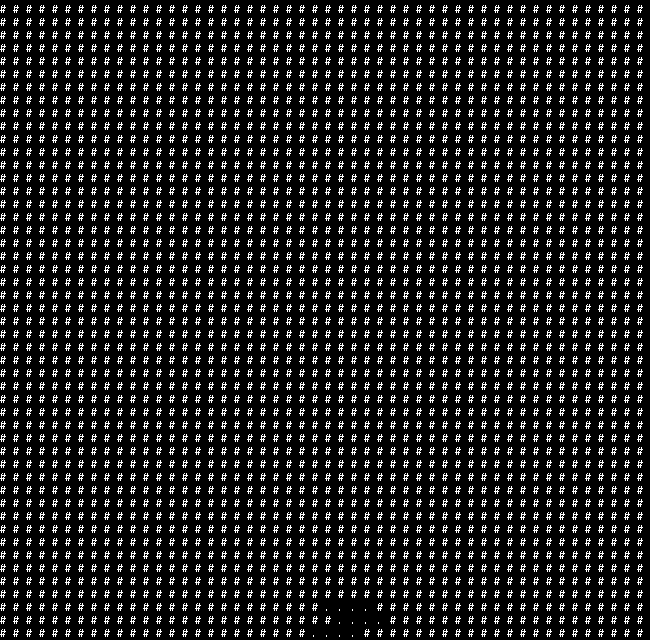
Frame 1 (no input)
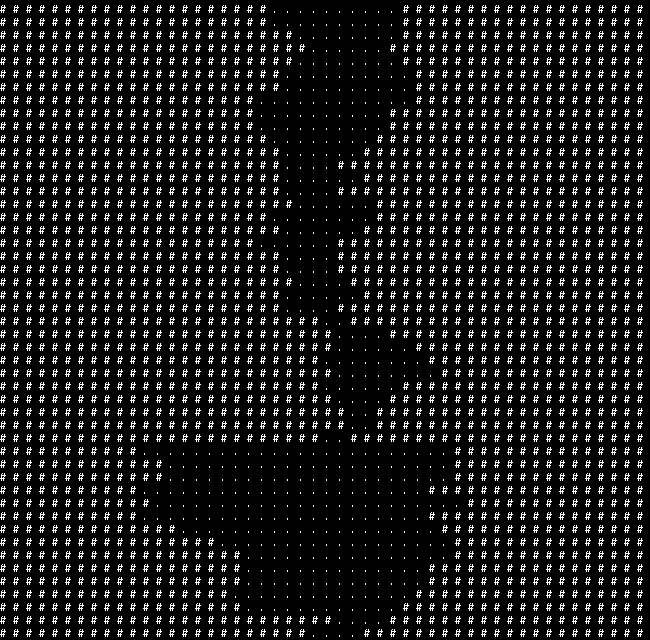
Frame 60 (the mouse pressed at the canvas centre just before this capture)
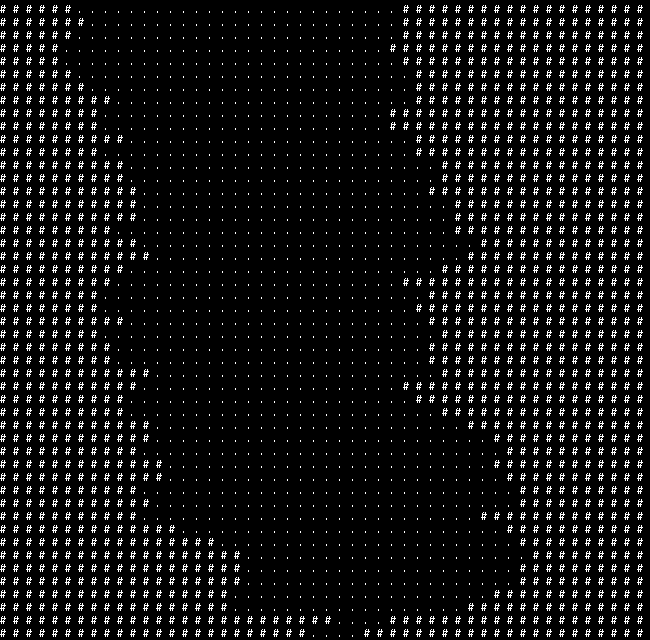
Frame 120 (the mouse held since frame 60 and released just before this capture)

The Processing sketch that drew these frames (run headless with seeded random() and noise(); from frame 60 on, the mouse is pressed at the canvas centre):

// Processing sketch: cave_processing
// ── cave_processing.pde
//try fixing this code to ensure we never get an array index out of bounds exception

char[][] map;
int SIZE = 50;
int cellSize = 13;

int cLength = SIZE-2;     //how long the cave should be (in tiles)
int cRoughness = 90;  //how much the cave varies in width
int cWindyness = 60;  //how much the cave varies in positioning

int x, y;
int stepWidth;
int step;
int totalRuns;

void setup() {
  size(650, 640);
  noSmooth();
  textAlign(BOTTOM, LEFT);
  background(0);
  map = new char[SIZE][SIZE];
  for (int i = 0; i < SIZE; i++) {
    for (int j = 0; j < SIZE; j++) {
      map[j][i] = '#';
    }
  }

  x = SIZE/2 + floor(random(-5, 5));
  y = SIZE-1;
  map[x][y] = '.';

  stepWidth = floor(random(3, SIZE/4));
  for (int i = -stepWidth/2; i < stepWidth/2; i++) {
    map[x+i][y] = '.';
  }
  step();
}

void draw() {
  background(0);
  step();
  update();
  
  for(int i = 0; i < SIZE; i++){
    for(int j = 0; j < SIZE; j++){
      text(map[j][i], j*cellSize, i*cellSize);
    }
  }
}

void update(){
  for (int i = 0; i < SIZE; i++) {
    for (int j = 0; j < SIZE; j++) {
      text(map[j][i], j*cellSize, i*cellSize);
    }
  }
  if (step == cLength && totalRuns < 2) {
    totalRuns++;
    step = 0;
    x = SIZE/2;
    y = SIZE-2;
  }
}

void step() {
  if (step < cLength) {
    y--;
    if (random(100) <= cRoughness) {
      int r = 0;
      while (r == 0) {
        r = floor(random(-2, 3));
      }
      stepWidth += r;
      if (stepWidth < 3) {
        stepWidth = 3;
      } else if (stepWidth > SIZE) {
        stepWidth = SIZE;
      }
    }

    if (random(100) <= cWindyness) {
      int r = 0;
      while (r == 0) {
        r = floor(random(-2, 3));
      }
      x += r;
      if (x < 0) {
        x = 0;
      }
      if (x > SIZE-3) {
        x = SIZE-3;
      }
    }

    for (int i = -stepWidth/2; i < stepWidth/2; i++) {
      map[x+i][y] = '.';//ArrayIndexOutOfBoundsException -1
    }
    step++;
  }
}


//one thing we haven't been doing is allowing for multiple regenerations.
//we're doing this by resetting some stuff in a function that we'll call on keyReleased.
//ordinarily we'd want to generate everything in a while loop, but since we're doing it sequentially here this works too.
void reset() {
  for (int i = 0; i < SIZE; i++) {
    for (int j = 0; j < SIZE; j++) {
      map[j][i] = '#';
    }
  }

  x = SIZE/2 + floor(random(-5, 5));
  y = SIZE-1;
  
  map[x][y] = '.';
  totalRuns = 0;
  step = 0;
  
  stepWidth = floor(random(3, SIZE/4));
  for (int i = -stepWidth/2; i < stepWidth/2; i++) {
    map[x+i][y] = '.';
  }
}

void keyReleased() {
  reset();
}
